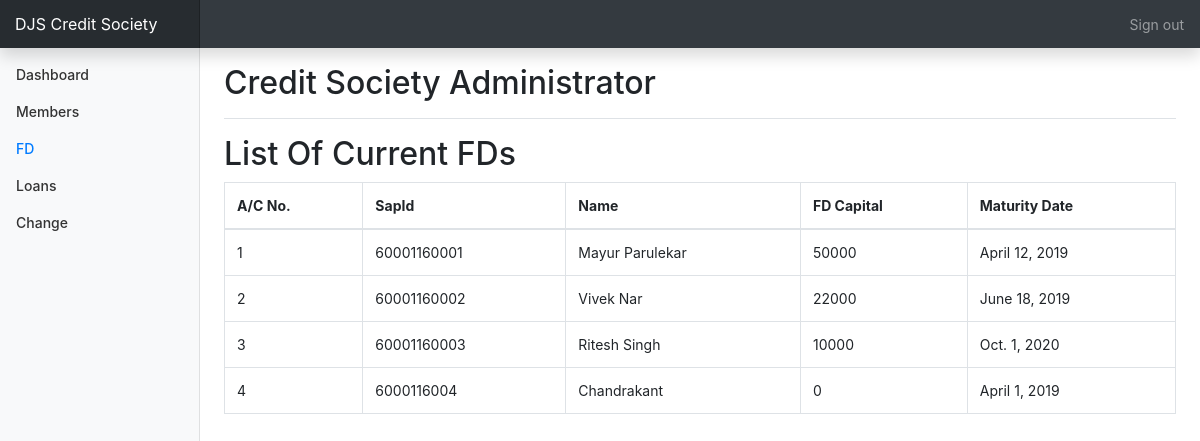
Page /csadmin/bank (signed in) on the earlier database version.
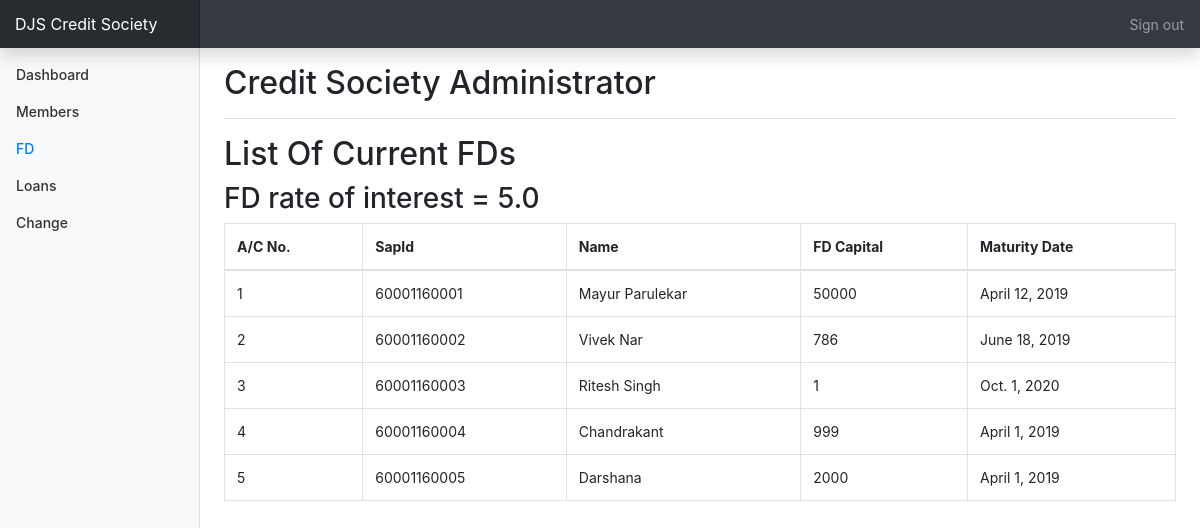
Same page on the later database version.
### status/models.py (models this page shows, shortened)
class Account(models.Model):
    accountnumber=models.IntegerField(null=False,unique=True)
    username=models.ForeignKey(User,on_delete=models.SET_NULL,null=True,unique=True)
    name=models.CharField(max_length=50,null=False)
    sapid=models.IntegerField(null=False,unique=True)
    dateofjoining=models.DateField(null=False)
    shareamount=models.IntegerField(default=0,null=False)
    sharebalance=models.IntegerField(default=0)
    cdamount=models.IntegerField(default=0)
    cdbalance=models.IntegerField(default=0)
    totalamount=models.IntegerField(default=0)
    sharesstartingnumber=models.IntegerField(null=True)
    sharesendingnumber=models.IntegerField(null=True)
    isloantaken=models.BooleanField(default=False)
    longloanamount=models.IntegerField(blank=True,null=True)
    longloanprinciple=models.IntegerField(blank=True,null=True)
    longloaninterestamount=models.IntegerField(blank=True,null=True)
    longloanbalance=models.IntegerField(blank=True,null=True)
    longloanemi=models.IntegerField(blank=True,null=True)
    emerloanamount=models.IntegerField(blank=True,null=True)
    emerloanprinciple=models.IntegerField(blank=True,null=True)
    emerloaninterestamount=models.IntegerField(blank=True,null=True)
    emerloanbalance=models.IntegerField(blank=True,null=True)
    emerloanemi=models.IntegerField(blank=True,null=True)
    fdcapital=models.IntegerField(default=True,null=True)
    fdmaturitydate=models.DateField(null=True)

class interests(models.Model):
    sharedividend=models.FloatField(blank=True,null=True)
    cddividend=models.FloatField(blank=True,null=True)
    fdinterest=models.FloatField(blank=True,null=True)
    emerloaninterest=models.FloatField(blank=True,null=True)
    longloaninterest=models.FloatField(blank=True,null=True)

### csadmin/views.py (the view)
# urls.py: path('bank', views.bank,name="bank"),
@login_required
def bank(request):
    Banks=Account.objects.all
    Interests=interests.objects.all
    context={
        'Banks':Banks,
        'Interests':Interests,
        'Bank':"active"
    }
    return render (request,'bank.html',context=context)

### csadmin/templates/bank.html (shortened to what this page needs)
{%extends 'base.html'%}
{%block content%}
<h1 class="h2">List Of Current FDs</h1>
<div class="table-responsive">
  <table class="table table-bordered">
    <thead>
      {%for i in Interests%}
      <h3>FD rate of interest = {{i.fdinterest}}</h3>{%endfor%}
      <tr>
        <th>A/C No.</th>
        <th>SapId</th>
        <th>Name</th>
        <th>FD Capital</th>
        <th>Maturity Date</th>
      </tr>
    </thead>
    <tbody>
{%for i in Banks%}
  <tr>
    <td>{{i.accountnumber}}</td>
    <td>{{i.sapid}}</td>
    <td>{{i.name}}</td>
    <td>{{i.fdcapital}}</td>
    <td>{{i.fdmaturitydate}}</td>
  </tr>
{%endfor%}
</tbody>
</table>
</div>
{%endblock%}

Differences in the rows shown:
added interests: fdinterest "5.0"
changed Account "Vivek Nar": fdcapital "22000" → "786"
changed Account "Ritesh Singh": fdcapital "10000" → "1"
changed Account "Chandrakant": sapid "6000116004" → "60001160004"; fdcapital "0" → "999"
added Account: accountnumber "5", sapid "60001160005", name "Darshana", fdcapital "2000", fdmaturitydate "April 1, 2019"
